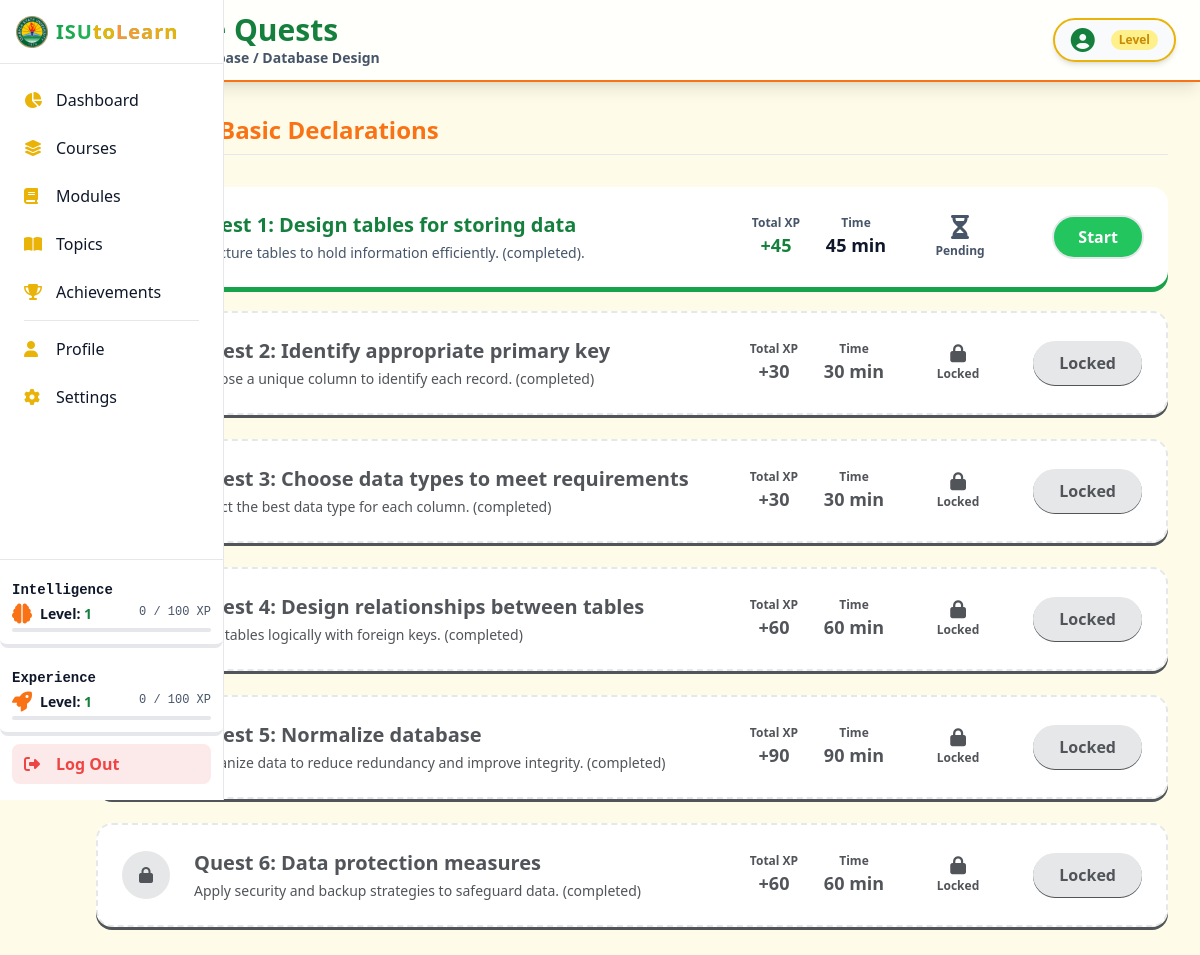
The app's page /Learner/topicCard.php?course_id=1&module_id=1 with its own data.
### tables this page shows
CREATE TABLE `modules` (
  `id` int(11) NOT NULL AUTO_INCREMENT,
  `title` varchar(255) NOT NULL,
  `description` text DEFAULT NULL,
  `course_id` int(11) DEFAULT NULL,
  `required_score` int(11) DEFAULT NULL,
  PRIMARY KEY (`id`),
  KEY `course_id` (`course_id`),
  CONSTRAINT `modules_ibfk_1` FOREIGN KEY (`course_id`) REFERENCES `courses` (`id`) ON DELETE CASCADE
);

CREATE TABLE `topics` (
  `id` int(11) NOT NULL AUTO_INCREMENT,
  `title` varchar(255) NOT NULL,
  `description` text NOT NULL,
  `content` text NOT NULL,
  `module_id` int(11) NOT NULL,
  `estimated_minute` int(11) NOT NULL,
  `total_exp` int(11) NOT NULL,
  `content_type` enum('text','image','video','code','quiz') DEFAULT 'text',
  PRIMARY KEY (`id`),
  KEY `topics_ibfk_1` (`module_id`),
  CONSTRAINT `topics_ibfk_1` FOREIGN KEY (`module_id`) REFERENCES `modules` (`id`) ON DELETE CASCADE
);

### Learner/functions/completed_info.php (called while the page is built, shortened)
<?php
include '../pdoconfig.php';
function get_completed_info($module_id, $topic_id = null) {
    global $pdo;
    if ($topic_id === null) {
        $stmt = $pdo->prepare('SELECT id FROM topics WHERE module_id = :module_id');
        $stmt->execute([":module_id" => $module_id]);
        $topics = $stmt->fetchAll();
        $total_exp = 0;
        $total_iexp = 0;
        $score_avg = 0;
        $total_topics = count($topics);
        $completed_topics = 0;
        foreach ($topics as $topic) {
            $stmt = $pdo->prepare(
            "SELECT tc.id,
                        ss.last_score AS score,
                        ss.exp_gained AS exp,
                        ss.intelligent_exp_gained AS iexp,
                        a.total_items
                    FROM topics_completed tc
                    JOIN assessments a ON tc.topic_id = a.topic_id
                    JOIN student_score ss ON a.id = ss.assessment_id
                WHERE tc.topic_id = :topic_id AND tc.student_id = :student_id");
                $stmt->execute([":topic_id" => $topic['id'], ":student_id" => $_SESSION['student_id']]);
                $topic_info = $stmt->fetch(PDO::FETCH_ASSOC);
            if ($topic_info) {
                $total_exp = $total_exp + $topic_info['exp'];
                $total_iexp = $total_iexp + $topic_info['iexp'];
                $score_avg = $score_avg + (($topic_info['score'] / $topic_info['total_items']) * 100);
                $completed_topics++;
            }
        }
        if ($total_topics > 0 && $completed_topics === $total_topics ) {
            try {
                include 'functions/daily_goals_function.php';
                $goalsSystem = new DailyGoalsSystem($pdo);
                $goalsSystem->updateGoalProgress($_SESSION['student_id'], 'modules_completed');
            } catch (Exception $e) {
                error_log("Goals tracking error in completed_info: " . $e->getMessage());
            }
            return [
                'score' => number_format(($score_avg / $total_topics), 2),
                'exp' => $total_exp,
                'iexp' => $total_iexp
            ];
        } else {
            return null;
        }
    } else {
    $stmt = $pdo->prepare(
        "SELECT tc.id,
                ss.last_score AS score,
                ss.exp_gained AS exp,
                ss.intelligent_exp_gained AS iexp,
                a.total_items
            FROM topics_completed tc
            JOIN assessments a ON tc.topic_id = a.topic_id
            JOIN student_score ss ON a.id = ss.assessment_id
        WHERE tc.topic_id = :topic_id AND tc.student_id = :student_id");
        $stmt->execute([":topic_id" => $topic_id, ":student_id" => $_SESSION['student_id']]);
        $topic_info = $stmt->fetch();
        if ($topic_info) {
            return [
                'score' => $topic_info['score'],
                'total_items' => $topic_info['total_items'],
                'exp' => $topic_info['exp'],
                'iexp' => $topic_info['iexp']
            ];
        } else {
            return null;
        }
    }
}
?>

### Learner/topicCard.php (the view, shortened to what this page needs)
<?php
include 'functions/get_student_progress.php';
include 'functions/completed_info.php';
if ($_SERVER["REQUEST_METHOD"] === "GET") {
    if (isset($_GET['module_id']) && isset($_GET['course_id'])) {
        $course_id = (int) $_GET['course_id'];
        $module_id = (int) $_GET['module_id'];
    }
}
$stmt = $pdo->prepare("SELECT * FROM modules WHERE id = :module_id");
$stmt->execute([":module_id" => $module_id]);
$module = $stmt->fetch();
$module_name = $module["title"];
$stmt = $pdo->prepare('SELECT * FROM courses WHERE id = :course_id');
$stmt->execute([':course_id' => $course_id]);
$course      = $stmt->fetch();
$course_name = $course['title'];
?>
<!DOCTYPE html>
<html lang="en">
<head>
    <link rel="stylesheet" href="../output.css">
    <link rel="stylesheet" href="https://cdnjs.cloudflare.com/ajax/libs/font-awesome/6.4.0/css/all.min.css"/>
</head>
<body class="min-h-screen flex" style="background-color: var(--color-main-bg); color: var(--color-text);">
    <?php include 'sidebar.php'; ?>
    <div class="flex-1 flex flex-col ml-0 md:ml-16">
        <header class="main-header backdrop-blur-sm p-4 shadow-lg px-4 md:px-6 py-3 flex justify-between items-center sticky top-0 z-10"
                style="background-color: var(--color-header-bg); border-bottom: 2px solid var(--color-heading-secondary);">
    <div class="flex gap-2">
            <div class="flex flex-col">
                <h1 class="text-xl md:text-3xl font-extrabold flex items-center" style="color: var(--color-heading);">
                    <i class="fas fa-scroll mr-2 md:mr-3 text-lg md:text-xl" style="color: var(--color-heading-secondary);"></i> Course Quests
                </h1>
                <h6 class="text-xs md:text-sm font-bold" style="color: var(--color-text-secondary);"><?= $course_name ?> / <?= $module_name ?></h6>
            </div>
    </div>
            <div class="flex items-center space-x-3">
                <a href="profile.php" class="flex items-center space-x-2 px-3 md:px-4 py-2 rounded-full transition shadow-md border-2" style="background-color: var(--color-user-bg); color: var(--color-user-text); border-color: var(--color-icon);">
                    <i class="fas fa-user-circle text-xl md:text-2xl" style="color: var(--color-heading);"></i>
                    <span class="px-2 py-0.5 rounded-full text-xs font-extrabold" style="background-color: var(--color-xp-bg); color: var(--color-xp-text);">Level <?= $user_lvl ?></span>
                </a>
            </div>
        </header>
        <main class="p-4 md:p-8 space-y-6 md:space-y-8">
            <h2 class="text-xl md:text-2xl font-extrabold border-b pb-2 mb-4 md:mb-6" style="color: var(--color-heading-secondary); border-color: var(--color-card-border);">
                Module 1: Basic Declarations
            </h2>
            <div class="space-y-4 md:space-y-6">
                <div class="space-y-4 md:space-y-6">
                    <?php
                    $stmt = $pdo->prepare("SELECT * FROM topics WHERE module_id = :module_id");
                    $stmt->execute([":module_id" => $module_id]);
                    $topics = $stmt->fetchAll();
                    if ($topics) {
                        $number = 1;
                        $completed = true;
                        foreach ($topics as $topic) {
                            $topic_info = get_completed_info($module_id, $topic['id']);
                            $status = "completed";
                            $status_mark = ($topic_info) ?
                                            "<i class='fas fa-check-circle text-xl md:text-2xl' style='color: var(--color-green-button);'></i>
                                            <span class='text-xs font-bold' style='color: var(--color-green-button);'>Completed</span>"
                                            :
                                            "<i class='fas fa-hourglass-half text-xl md:text-2xl' style='color: var(--color-text-secondary);'></i>
                                            <span class='text-xs font-bold' style='color: var(--color-text-secondary);'>Pending</span>";
                            $access_btn = ($topic_info) ?
                                            "<span class='action-button review-button px-4 md:px-6 py-2 rounded-full transition-all hover:opacity-80 text-sm md:text-base'
                                            style='background-color: var(--color-button-secondary); color: var(--color-button-secondary-text); border: 2px solid var(--color-button-secondary-text);'>
                                                Review
                                            </span>"
                                            :
                                            "<span class='action-button start-button px-4 md:px-6 py-2 rounded-full transition-all hover:opacity-80 text-sm md:text-base'
                                            style='background-color: var(--color-button-primary); color: #fff;'>
                                                Start
                                            </span>";
                            if ($completed) {
                                echo "
                                <a href='topicContent.php?course_id={$course_id}&module_id={$module_id}&topic_id={$topic['id']}' class='topic-card-horizontal completed-card flex flex-col md:flex-row md:items-center justify-between p-4 md:p-6 rounded-2xl shadow-xl transition-all duration-300 transform hover:scale-[1.01] cursor-pointer gap-4 md:gap-0'
                                style='background-color: var(--color-card-bg);'>
                                    <div class='flex items-center space-x-4 md:space-x-6 w-full md:w-auto'>
                                        <div class='flex-shrink-0 w-10 h-10 md:w-12 md:h-12 flex items-center justify-center rounded-full text-lg md:text-2xl font-extrabold'
                                        style='background-color: var(--color-green-button); color: var(--color-card-bg);'>
                                        </div>
                                        <div class='space-y-1 flex-1'>
                                            <h3 class='text-lg md:text-xl font-extrabold' style='color: var(--color-heading);'>Quest {$number}: {$topic['title']}</h3>
                                            <p class='text-xs md:text-sm' style='color: var(--color-text-secondary);'>{$topic['description']} ({$status}).</p>
                                        </div>
                                    </div>
                                    <div class='flex flex-wrap md:flex-nowrap items-center justify-between md:justify-end gap-3 md:gap-6 w-full md:w-auto'>
                                        <div class='flex-shrink-0 flex items-center space-x-3 md:space-x-4'>
                                            <div class='text-center w-14 md:w-16'>
                                                <p class='text-xs font-semibold' style='color: var(--color-text-secondary);'>Total XP</p>
                                                <p class='text-base md:text-lg font-bold' style='color: var(--color-heading);'>+{$topic['total_exp']}</p>
                                            </div>
                                            <div class='text-center w-14 md:w-16 hidden sm:block'>
                                                <p class='text-xs font-semibold' style='color: var(--color-text-secondary);'>Time</p>
                                                <p class='text-base md:text-lg font-bold' style='color: var(--color-text);'>{$topic['estimated_minute']} min</p>
                                            </div>
                                        </div>
                                        <div class='w-20 md:w-24 flex flex-col items-center justify-center space-y-1'>
                                            {$status_mark}
                                        </div>
                                        <div class='w-24 md:w-28 text-right'>
                                            {$access_btn}
                                        </div>
                                    </div>
                                </a>
                                ";
                            } else {
                                echo "
                                <div class='topic-card-horizontal locked-card flex flex-col md:flex-row md:items-center justify-between p-4 md:p-6 rounded-2xl opacity-50 cursor-not-allowed border-dashed border-2 gap-4 md:gap-0'
                                    style='background-color: var(--color-card-bg); border-color: var(--color-card-border);'>
                                    <div class='flex items-center space-x-4 md:space-x-6 w-full md:w-auto'>
                                        <div class='flex-shrink-0 w-10 h-10 md:w-12 md:h-12 flex items-center justify-center rounded-full text-lg md:text-2xl font-extrabold'
                                            style='background-color: var(--color-card-border); color: var(--color-text-secondary);'>
                                            <i class='fas fa-lock text-sm md:text-base'></i>
                                        </div>
                                        <div class='space-y-1 flex-1'>
                                            <h3 class='text-lg md:text-xl font-extrabold' style='color: var(--color-text-secondary);'>Quest {$number}: {$topic['title']}</h3>
                                            <p class='text-xs md:text-sm' style='color: var(--color-text-secondary);'>{$topic['description']} ({$status})</p>
                                        </div>
                                    </div>
                                    <div class='flex flex-wrap md:flex-nowrap items-center justify-between md:justify-end gap-3 md:gap-6 w-full md:w-auto'>
                                        <div class='flex-shrink-0 flex items-center space-x-3 md:space-x-4'>
                                            <div class='text-center w-14 md:w-16'>
                                                <p class='text-xs font-semibold' style='color: var(--color-text-secondary);'>Total XP</p>
                                                <p class='text-base md:text-lg font-bold' style='color: var(--color-text-secondary);'>+{$topic['total_exp']}</p>
                                            </div>
                                            <div class='text-center w-14 md:w-16 hidden sm:block'>
                                                <p class='text-xs font-semibold' style='color: var(--color-text-secondary);'>Time</p>
                                                <p class='text-base md:text-lg font-bold' style='color: var(--color-text-secondary);'>{$topic['estimated_minute']} min</p>
                                            </div>
                                        </div>
                                        <div class='w-20 md:w-24 flex flex-col items-center justify-center space-y-1'>
                                            <i class='fas fa-lock text-base md:text-lg' style='color: var(--color-text-secondary);'></i>
                                            <span class='text-xs font-bold' style='color: var(--color-text-secondary);'>Locked</span>
                                        </div>
                                        <div class='w-24 md:w-28 text-right'>
                                            <button disabled class='action-button locked-button px-4 md:px-6 py-2 rounded-full text-sm md:text-base'
                                            style='background-color: var(--color-card-border); color: var(--color-text-secondary);'>
                                                Locked
                                            </button>
                                        </div>
                                    </div>
                                </div>
                                ";
                            }
                            $number++;
                            $completed = ($topic_info) ? true : false;
                        }
                    } else {
                    }
                    ?>
                </div>
            </div>
        </main>
    </div>
</body>
</html>

### records on screen
modules: title "Database Design"
topics: title "Design tables for storing data", description "Structure tables to hold information efficiently.", status "completed", total_exp "45", estimated_minute "45", shows "Pending", shows "Start"
topics: title "Identify appropriate primary key", description "Choose a unique column to identify each record.", status "completed", total_exp "30", estimated_minute "30"
topics: title "Choose data types to meet requirements", description "Select the best data type for each column.", status "completed", total_exp "30", estimated_minute "30"
topics: title "Design relationships between tables", description "Link tables logically with foreign keys.", status "completed", total_exp "60", estimated_minute "60"
topics: title "Normalize database", description "Organize data to reduce redundancy and improve integrity.", status "completed", total_exp "90", estimated_minute "90"
topics: title "Data protection measures", description "Apply security and backup strategies to safeguard data.", status "completed", total_exp "60", estimated_minute "60"

### other values on screen
$label "Dashboard Courses Modules Topics Achievements Profile Settings"
$intelligence_level "1"
$intelligent_exp "0"
$next_goal_intelligent_exp "100"
$user_level "1"
$user_exp "0"
$next_goal_exp "100"
